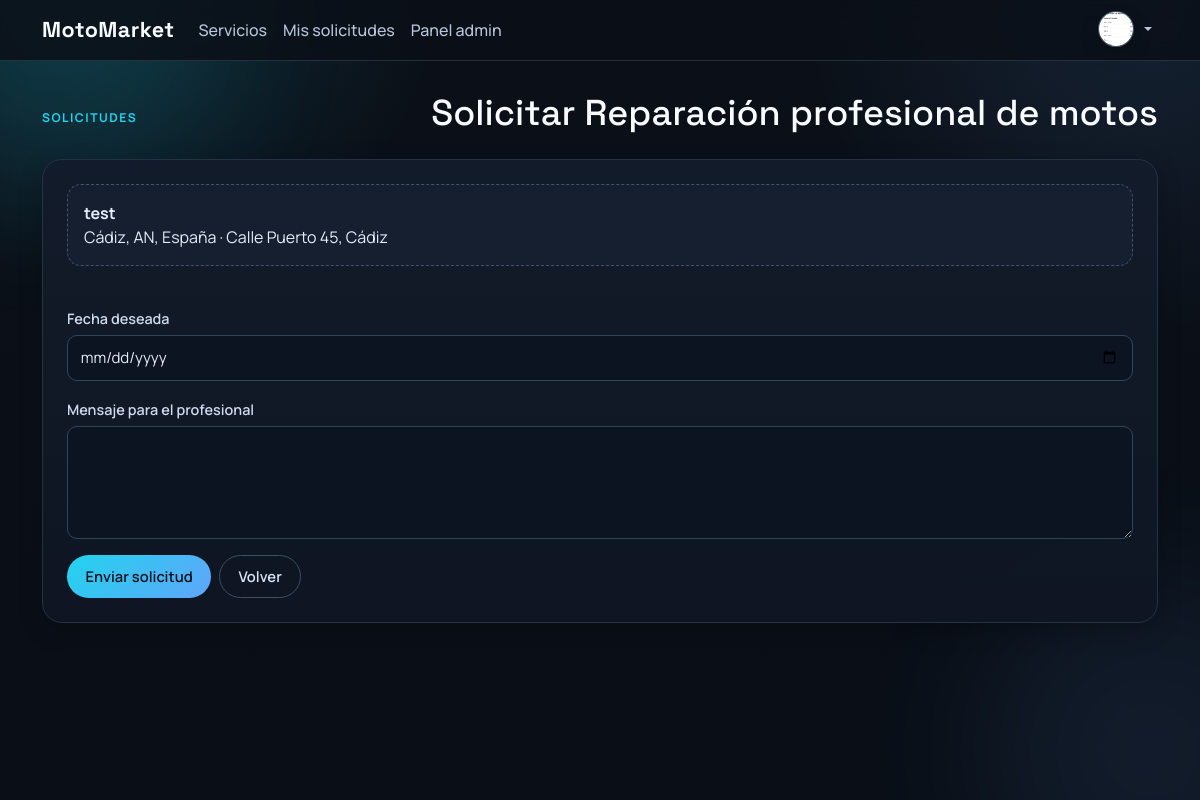
Page /solicitudes/crear/4/ (signed in) on the committed database.
### users/models.py (models this page shows, shortened)
class User(AbstractUser):
	class Role(models.TextChoices):
		CUSTOMER = 'customer', 'Cliente'
		PROFESSIONAL = 'professional', 'Profesional'
		ADMIN = 'admin', 'Administrador'
	email = models.EmailField(unique=True)
	role = models.CharField(max_length=20, choices=Role.choices, default=Role.CUSTOMER)
	must_change_password = models.BooleanField(default=False)
	@property
	def es_profesional(self):
		return self.role == self.Role.PROFESSIONAL
	@property
	def is_admin_account(self):
		return self.role == self.Role.ADMIN or self.is_superuser
	@property
	def es_admin(self):
		return self.is_admin_account

class Profile(models.Model):
	user = models.OneToOneField(settings.AUTH_USER_MODEL, on_delete=models.CASCADE, related_name='profile')
	phone = models.CharField(max_length=30, blank=True)
	city = models.CharField(max_length=120, blank=True)
	address = models.CharField(max_length=255, blank=True)
	bio = models.TextField(blank=True)
	avatar = models.ImageField(upload_to='avatars/', blank=True, null=True)
	avatar_url = models.URLField(blank=True)
	created_at = models.DateTimeField(auto_now_add=True)
	updated_at = models.DateTimeField(auto_now=True)

### services/models.py (models this page shows, shortened)
class Service(models.Model):
	professional = models.ForeignKey(
		settings.AUTH_USER_MODEL,
		on_delete=models.CASCADE,
		related_name='services',
	)
	category = models.ForeignKey(Category, on_delete=models.PROTECT, related_name='services')
	listing_type = models.CharField(max_length=80, default='Servicio')
	title = models.CharField(max_length=160)
	slug = models.SlugField(max_length=180, unique=True)
	image = models.ImageField(
		upload_to='services/',
		blank=True,
		null=True,
		validators=[FileExtensionValidator(['png', 'jpg', 'jpeg', 'webp'])],
	)
	description = models.TextField()
	city = models.CharField(max_length=120)
	location_place_id = models.CharField(max_length=255, blank=True)
	address = models.CharField(max_length=255, blank=True, default='')
	price_from = models.DecimalField(max_digits=10, decimal_places=2)
	cilindrada = models.PositiveIntegerField(null=True, blank=True)
	kilometros = models.PositiveIntegerField(null=True, blank=True)
	year = models.PositiveSmallIntegerField(null=True, blank=True)
	latitude = models.DecimalField(max_digits=9, decimal_places=6, null=True, blank=True)
	longitude = models.DecimalField(max_digits=9, decimal_places=6, null=True, blank=True)
	is_active = models.BooleanField(default=True)
	created_at = models.DateTimeField(auto_now_add=True)
	updated_at = models.DateTimeField(auto_now=True)
	class Meta:
		ordering = ['-created_at']

class Category(models.Model):
	name = models.CharField(max_length=120, unique=True)
	slug = models.SlugField(max_length=140, unique=True)
	description = models.TextField(blank=True)
	class Meta:
		ordering = ['name']

### requests_app/views.py (the view)
# urls.py: path('crear/<int:pk>/', views.request_create, name='request_create'),
@login_required
def request_create(request, pk):
	servicio = get_object_or_404(Service, pk=pk, is_active=True)
	if servicio.professional == request.user:
		messages.warning(request, 'No puedes solicitar tu propio servicio.')
		return redirect('services:service_detail', pk=servicio.pk)
	if ServiceRequest.objects.filter(customer=request.user, service=servicio).exclude(status=ServiceRequest.Status.CANCELLED).exists():
		messages.info(request, 'Ya tienes una solicitud activa para este servicio.')
		return redirect('requests_app:request_history')
	if request.method == 'POST':
		formulario = ServiceRequestForm(request.POST)
		if formulario.is_valid():
			solicitud = formulario.save(commit=False)
			solicitud.customer = request.user
			solicitud.service = servicio
			solicitud.save()
			messages.success(request, 'Solicitud creada correctamente.')
			return redirect('requests_app:request_history')
	else:
		formulario = ServiceRequestForm()
	return render(request, 'requests_app/request_create.html', {'form': formulario, 'service': servicio})

### requests_app/forms.py
class ServiceRequestForm(forms.ModelForm):
    class Meta:
        model = ServiceRequest
        fields = ('desired_date', 'message')
        labels = {
            'desired_date': 'Fecha deseada',
            'message': 'Mensaje para el profesional',
        }
        widgets = {
            'desired_date': forms.DateInput(attrs={'class': 'form-control', 'type': 'date'}),
            'message': forms.Textarea(attrs={'class': 'form-control', 'rows': 4}),
        }

### templates/requests_app/request_create.html (shortened to what this page needs)
{% extends 'base.html' %}
{% block content %}
<div class="section-header mb-4">
  <span class="eyebrow">Solicitudes</span>
  <h1 class="section-title">Solicitar {{ service.title }}</h1>
</div>
<div class="card-glass p-4">
  <form method="post" class="row g-3">
    <div class="col-12">
      <div class="service-mini-card mb-4">
        <strong>{{ service.category.name }}</strong>
        <p class="mb-0">{{ service.city }} · {{ service.address }}</p>
      </div>
    </div>
    {% for field in form %}
    <div class="col-12">
      <label class="form-label" for="{{ field.id_for_label }}">{{ field.label }}</label>
      {{ field }}
    </div>
    {% endfor %}
    <div class="col-12 d-flex gap-2">
      <button class="btn btn-primary" type="submit">Enviar solicitud</button>
      <a class="btn btn-outline-light" href="{% url 'services:service_detail' service.pk %}">Volver</a>
    </div>
  </form>
</div>
{% endblock %}

### templates/base.html (shortened to what this page needs)
{% load static %}
<!doctype html>
<html lang="es">
  <head>
    <link href="https://cdn.jsdelivr.net/npm/bootstrap@5.3.3/dist/css/bootstrap.min.css" rel="stylesheet">
    <link rel="stylesheet" href="{% static 'css/styles.css' %}?v=36">
  </head>
  <body class="app-shell">
    <div class="ambient ambient-1"></div>
    <div class="ambient ambient-2"></div>
    <nav class="navbar navbar-expand-lg navbar-dark site-nav">
      <div class="container">
        <a class="navbar-brand brand-mark" href="{% url 'services:service_list' %}">MotoMarket</a>
        <div class="collapse navbar-collapse" id="mainNav">
          <ul class="navbar-nav me-auto mb-2 mb-lg-0">
            <li class="nav-item"><a class="nav-link" href="{% url 'services:service_list' %}">Servicios</a></li>
            {% if user.is_authenticated %}
            <li class="nav-item"><a class="nav-link" href="{% url 'requests_app:request_history' %}">Mis solicitudes</a></li>
            {% endif %}
            {% if user.is_authenticated and user.es_admin %}
            <li class="nav-item"><a class="nav-link" href="{% url 'users:admin_dashboard' %}">Panel admin</a></li>
            {% endif %}
          </ul>
          <ul class="navbar-nav ms-auto">
            {% if user.is_authenticated %}
            <li class="nav-item dropdown dropdown-hover user-menu">
              <a class="nav-link dropdown-toggle user-avatar-toggle" href="#" role="button" data-bs-toggle="dropdown" aria-expanded="false">
                <span class="avatar-circle avatar-circle--sm user-avatar">
                  {% if user.profile.avatar %}
                  <img src="{{ user.profile.avatar.url }}" alt="Avatar de {{ user.get_full_name|default:user.username }}">
                  {% elif user.profile.avatar_url %}
                  <img src="{{ user.profile.avatar_url }}" alt="Avatar de {{ user.get_full_name|default:user.username }}">
                  {% else %}
                  <span>{{ user.username|slice:":1"|upper }}</span>
                  {% endif %}
                </span>
              </a>
            </li>
            {% else %}
            <li class="nav-item"><a class="nav-link" href="{% url 'users:register' %}">Registro</a></li>
            <li class="nav-item"><a class="nav-link" href="{% url 'login' %}">Entrar</a></li>
            {% endif %}
          </ul>
        </div>
      </div>
    </nav>
    <main class="container page-wrap">
      {% block content %}{% endblock %}
    </main>
  </body>
</html>

### rows in the picture
User: profile.avatar (picture)
Service: title "Reparación profesional de motos", category.name "test", city "Cádiz, AN, España", address "Calle Puerto 45, Cádiz"

### other values in the picture
{{ field.label }} "Fecha deseada" "Mensaje para el profesional"
